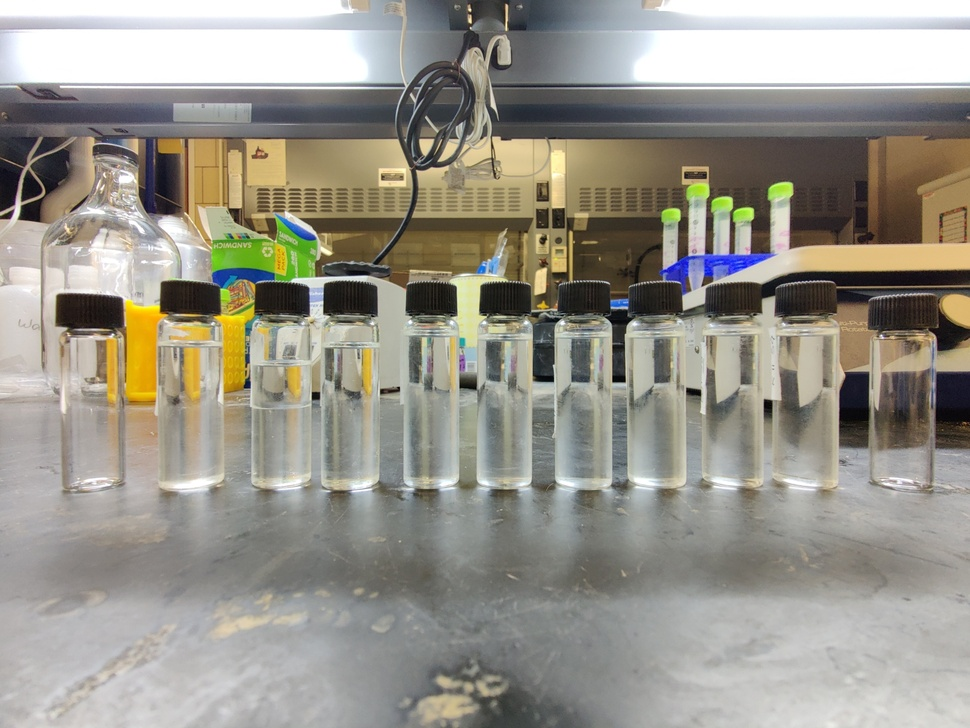
#> input picture tests/img/example_1.jpg, 970 x 728 px, shrunk from 1891 x 1419 before the run
$ python -i utils.py   (imports and definitions only)
#> lines starting #> are read from the running program, lines starting #| are printed output that depends on the picture
import math
from copy import deepcopy
from typing import Callable, Iterable, Optional
from typing import ParamSpec, TypeVar
from functools import wraps

import numpy as np
import cv2

P = ParamSpec("P")
R = TypeVar("R")


def no_modification_to_args(
    func: Callable[P, R], types: Iterable[type] = (list, dict)
) -> Callable[P, R]:
    """
    A decorator to ensure that the input arguments of a function are not modified in place after the function is called

    :param Callable[P, R] func:
        the function to decorate
    :param Iterable[type] types:
        the types of the input arguments to check to disallow in-place modification
    :return Callable[P, R]:
        the decorated function
    """

    # [11 lines left out: function wrapper, not called in this run]

    return wrapper


def get_gray_image(image: np.ndarray) -> np.ndarray:
    """
    Convert an image to grayscale

    :param np.ndarray image:
        the input image, should be a 2D array for grayscale or a 3D array for color (BGR)
    :return np.ndarray:
        the grayscaled image with the same shape as the input image
    """
    if image.ndim == 2:
        return image.copy()
    elif image.ndim == 3 and image.shape[2] == 3:
        return cv2.cvtColor(image, cv2.COLOR_BGR2GRAY)
    else:
        raise ValueError("image must be a 2D or 3D array with 3 channels (BGR)")


def increase_image_contrast(image: np.ndarray, thresh: int = 200) -> np.ndarray:
    """
    Increase the contrast of an image if the mean of the image is greater than a threshold

    :param np.ndarray image:
        the input image, should be a 2D array for grayscale or a 3D array for color (BGR)
    :param int thresh:
        the threshold for the mean of the grayscaled image to increase the contrast
    :return np.ndarray:
        the contrast-enhanced image with the same shape as the input image
    """
    gray = get_gray_image(image)
    if gray.mean() < thresh:
        return image.copy()

    # increase contrast
    if image.ndim == 2:
        return cv2.equalizeHist(image)

    hls = cv2.cvtColor(image, cv2.COLOR_BGR2HLS)
    h, l, s = cv2.split(hls)
    l = cv2.equalizeHist(l)
    hls = cv2.merge((h, l, s))
    return cv2.cvtColor(hls, cv2.COLOR_HLS2BGR)


# [307 lines left out: functions display_image, union_of_domains, number_to_excel_column, excel_column_to_number, find_longest_in_sequence, find_intersection_point, not called in this run]


# [17 lines not run here, left out]

>>> import cv2
>>> picture = cv2.imread('../tests/img/example_1.jpg')
#> picture is the input picture: shape (728, 970, 3); mean B, G, R 138.3, 148.5, 151.9
>>> result = increase_image_contrast(picture)
#> in get_gray_image, `return cv2.cvtColor(image, cv2.COLOR_BGR2GRAY)`:
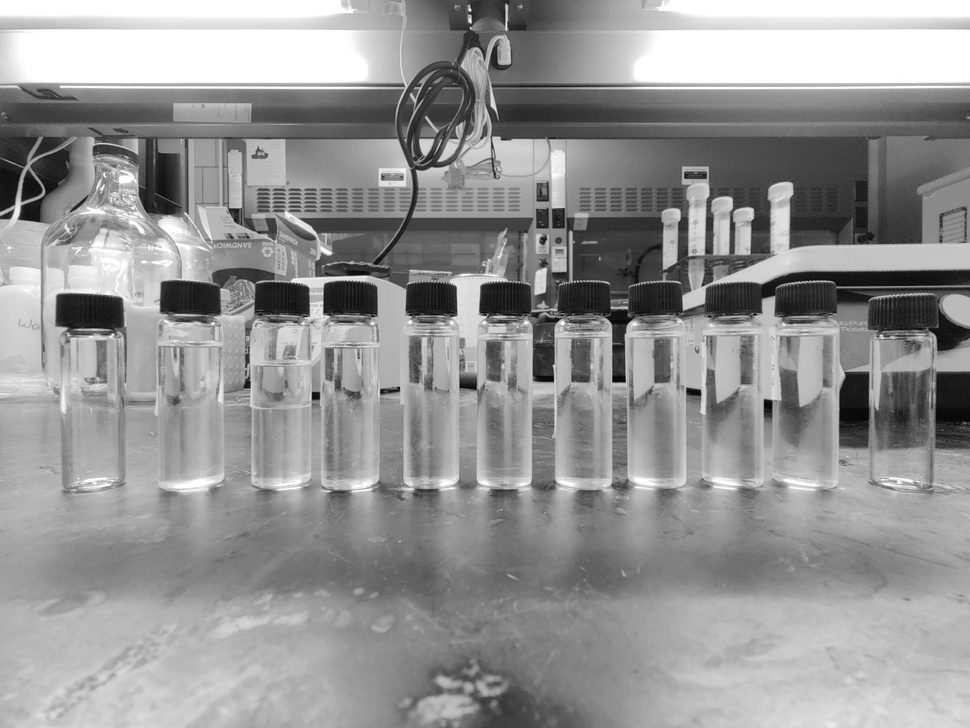
#> returned value: shape (728, 970); min 0, max 255, mean 148.4

$ run again, on tests/img/example_2.jpg
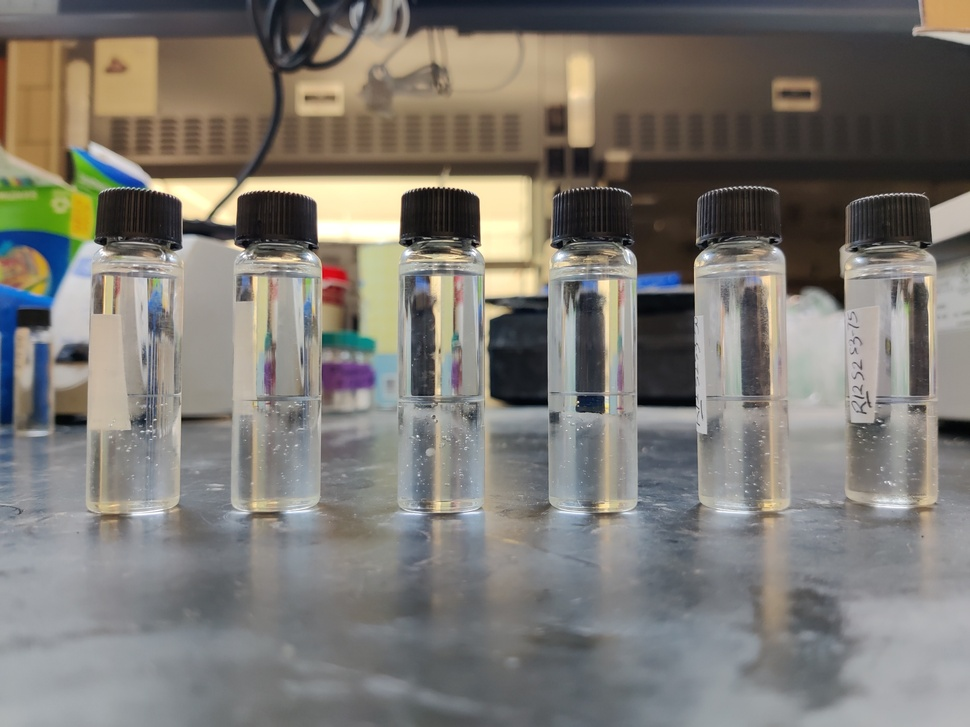
#> input picture tests/img/example_2.jpg, 970 x 727 px, shrunk from 2118 x 1588 before the run
#> picture is the input picture: shape (727, 970, 3); mean B, G, R 115, 121.2, 124.7
#> in get_gray_image, `return cv2.cvtColor(image, cv2.COLOR_BGR2GRAY)`:
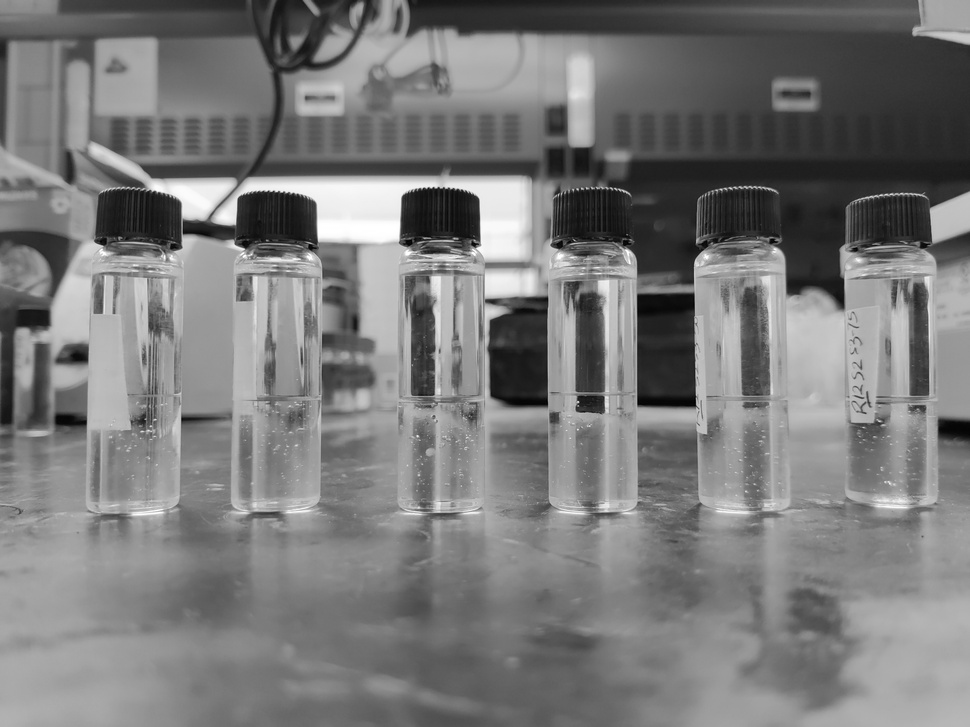
#> returned value: shape (727, 970); min 0, max 255, mean 121.5
